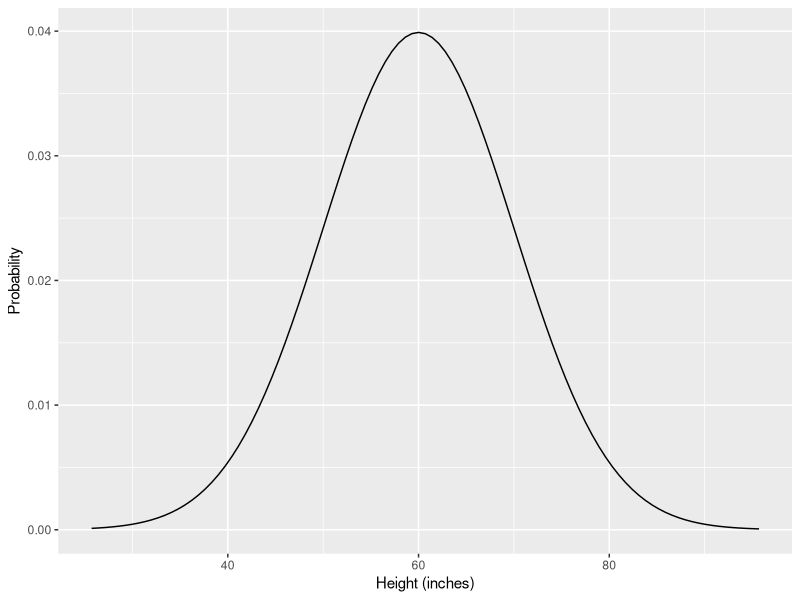

Source code (R): (Note: this script raises an error after producing the figure.)
## ---- chunk 1
library(data.table)
library(ggplot2)
test <- data.table(height=rnorm(n=5000, mean=60, sd=10))
ggplot(test, aes(x=height)) + stat_function(fun=dnorm, args=list(mean=60, sd=10)) + labs(y="Probability", x="Height (inches)")
## ---- chunk 2
# example <- lapply(c(1:4), function(exponent){
#   n <- 10^exponent
#   data <- data.table(n=n,
#                      height=rnorm(n, mean=60, sd=10))
#   return(data)
# })
# example <- rbindlist(example)

ggplot(example, aes(x=height))+
  geom_bar(stat="bin") +
  facet_grid(n~., scales="free_y") +
  labs(title="Height Histogram with Increasing Sample Size",
       x="Height (in)",
       y="Frequency")

## ---- chunk 3
for (exponent in 1:4){
  n_val=10^exponent
  subset <- example[n==n_val]
  print(paste("For n of", n_val, "data has mean", mean(subset$height), "and variance", var(subset$height)))
}
